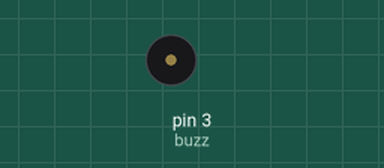
Recording of a sketch running on a simulated Arduino Uno, built with avr-gcc and run on an emulated ATmega328P. Parts: buzzer (waves = sounding).

Above: at 0.1 s.
Timing chart, 0 to 4.5 s (numbered marks = the images above):
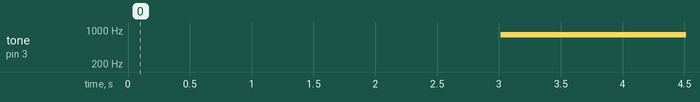

The sketch:

buzzer_increasing_frequency.ino
```cpp
/* This script demonstrates the use of the buzzer.
It creates an increasing-frequency sound. */


const int buzz = 3;  // buzzer connected to PWM digital pin


void setup() {
  pinMode(buzz, OUTPUT);
}


void loop() {
  for (int i = 200; i <= 800; i++) {  // define custom frequency range
    tone(buzz, i);                    // pass each frequency
    delay(5);
  }
  delay(1000);
}
```

Measured:
- by itself, tone on pin 3 (buzz): silent → 800 Hz at 3.0 s
